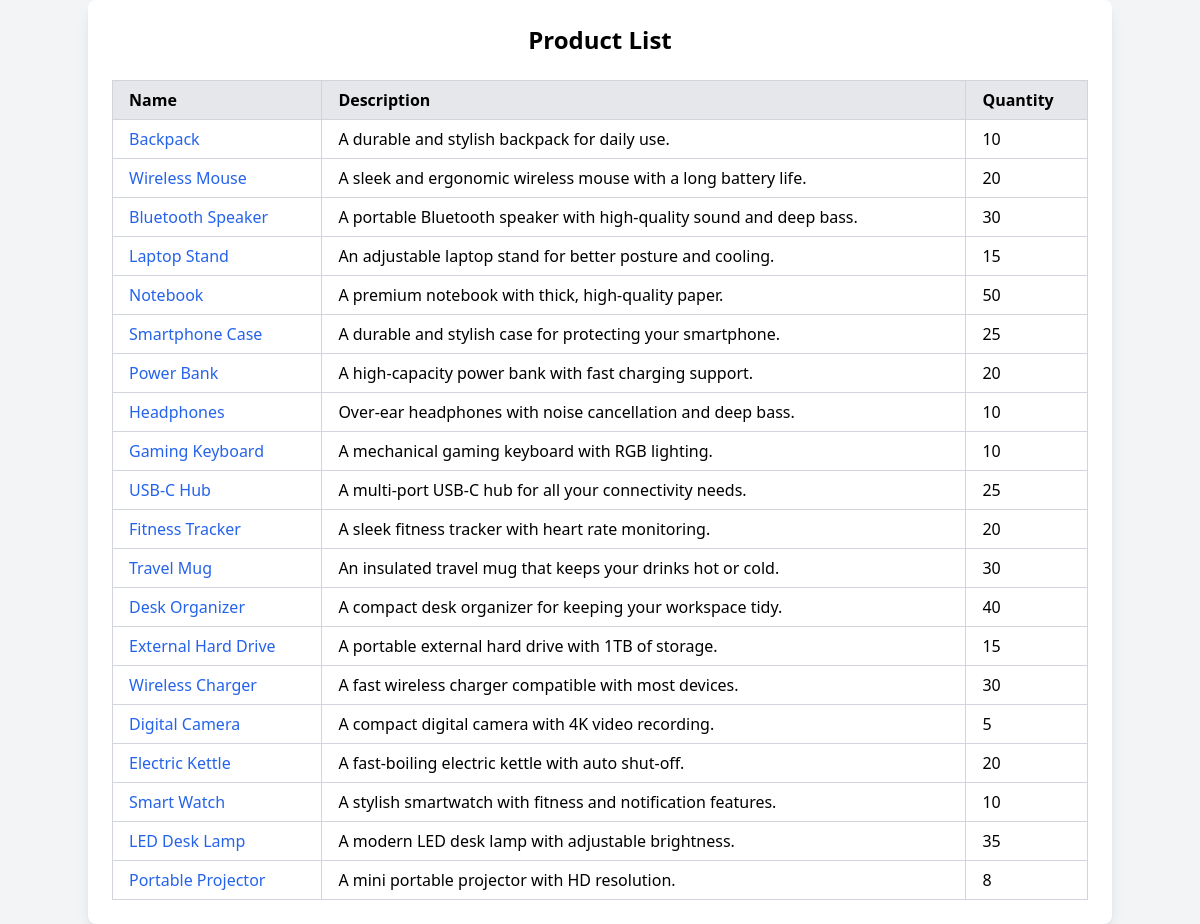
Screenshot of /browse with the database file from the repository.
### tables this page shows
CREATE TABLE products (
            id INTEGER PRIMARY KEY AUTOINCREMENT,
            name TEXT NOT NULL,
            description TEXT NOT NULL,
            cost REAL NOT NULL,
            qty INTEGER DEFAULT 0
        );

### main.py (the view)
@app.route("/browse")
def browse():
    return render_template('browse.jinja', items=list_products(),srn=SRN)

### products/__init__.py (called while the page is built)
def list_products() -> list[Product]:
    return [Product.load(product) for product in dao.list_products()]

    def load(data):
        return Product(data['id'], data['name'], data['description'], data['cost'], data['qty'])

### products/dao.py (called while the page is built)
def connect(path):
    exists = os.path.exists(path)
    __conn = sqlite3.connect(path)
    if not exists:
        create_tables(__conn)
    __conn.row_factory = sqlite3.Row
    return __conn

def list_products():
    conn = connect('products.db')
    cursor = conn.cursor()
    cursor.execute('SELECT * FROM products')
    products = list(cursor.fetchall())
    cursor.close()
    conn.close()
    return products

### templates/browse.jinja (shortened to what this page needs)
<html>
<head>
    <script src="https://cdn.tailwindcss.com"></script>
</head>
<body class="bg-gray-100 min-h-screen flex items-center justify-center">
<div class="container mx-auto p-6 bg-white rounded-lg shadow-lg">
    <h1 class="text-2xl font-bold mb-6 text-center">Product List</h1>
    <table class="table-auto w-full border-collapse border border-gray-200">
        <thead>
        <tr class="bg-gray-200">
            <th class="border border-gray-300 px-4 py-2 text-left">Name</th>
            <th class="border border-gray-300 px-4 py-2 text-left">Description</th>
            <th class="border border-gray-300 px-4 py-2 text-left">Quantity</th>
        </tr>
        </thead>
        <tbody>
        {% for item in items %}
            <tr class="hover:bg-gray-100">
               <td class="border border-gray-300 px-4 py-2">
                   <a href="/product/{{item.id}}" class="text-blue-600 hover:underline">{{ item.name }}</a>
               </td>
               <td class="border border-gray-300 px-4 py-2">{{ item.description }}</td>
               <td class="border border-gray-300 px-4 py-2">{{ item.qty }}</td>
            </tr>
        {% endfor %}
        </tbody>
    </table>
</div>
</body>
</html>

### rows the page displays
products: name "Backpack", description "A durable and stylish backpack for daily use.", qty "10"
products: name "Wireless Mouse", description "A sleek and ergonomic wireless mouse with a long battery life.", qty "20"
products: name "Bluetooth Speaker", description "A portable Bluetooth speaker with high-quality sound and deep bass.", qty "30"
products: name "Laptop Stand", description "An adjustable laptop stand for better posture and cooling.", qty "15"
products: name "Notebook", description "A premium notebook with thick, high-quality paper.", qty "50"
products: name "Smartphone Case", description "A durable and stylish case for protecting your smartphone.", qty "25"
products: name "Power Bank", description "A high-capacity power bank with fast charging support.", qty "20"
products: name "Headphones", description "Over-ear headphones with noise cancellation and deep bass.", qty "10"
products: name "Gaming Keyboard", description "A mechanical gaming keyboard with RGB lighting.", qty "10"
products: name "USB-C Hub", description "A multi-port USB-C hub for all your connectivity needs.", qty "25"
products: name "Fitness Tracker", description "A sleek fitness tracker with heart rate monitoring.", qty "20"
products: name "Travel Mug", description "An insulated travel mug that keeps your drinks hot or cold.", qty "30"
products: name "Desk Organizer", description "A compact desk organizer for keeping your workspace tidy.", qty "40"
products: name "External Hard Drive", description "A portable external hard drive with 1TB of storage.", qty "15"
products: name "Wireless Charger", description "A fast wireless charger compatible with most devices.", qty "30"
products: name "Digital Camera", description "A compact digital camera with 4K video recording.", qty "5"
products: name "Electric Kettle", description "A fast-boiling electric kettle with auto shut-off.", qty "20"
products: name "Smart Watch", description "A stylish smartwatch with fitness and notification features.", qty "10"
products: name "LED Desk Lamp", description "A modern LED desk lamp with adjustable brightness.", qty "35"
products: name "Portable Projector", description "A mini portable projector with HD resolution.", qty "8"
